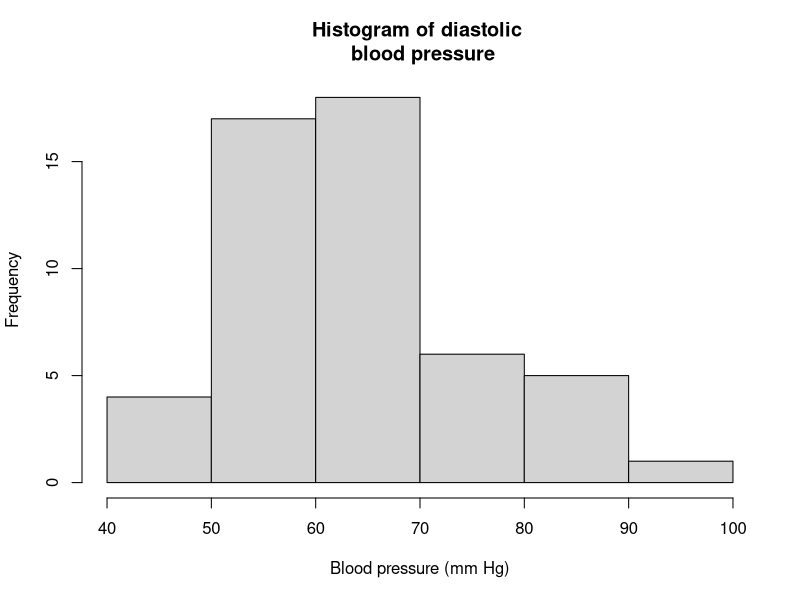
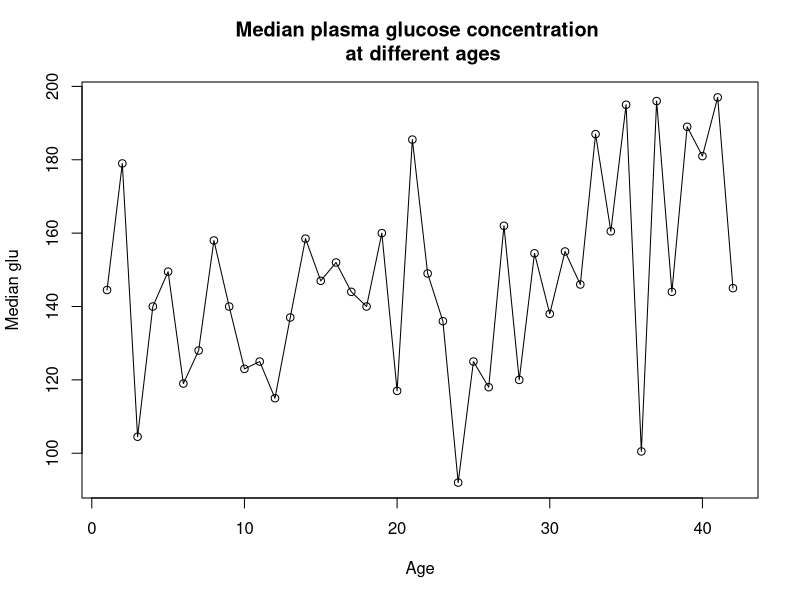
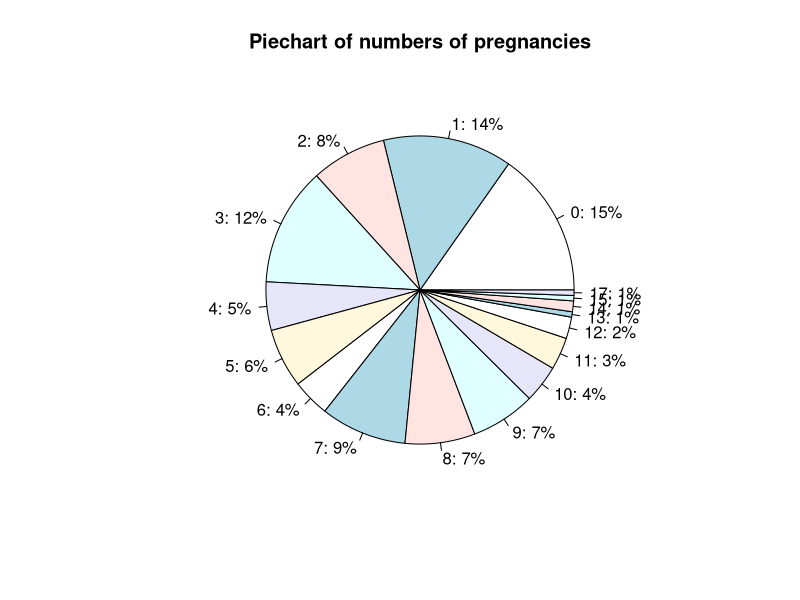
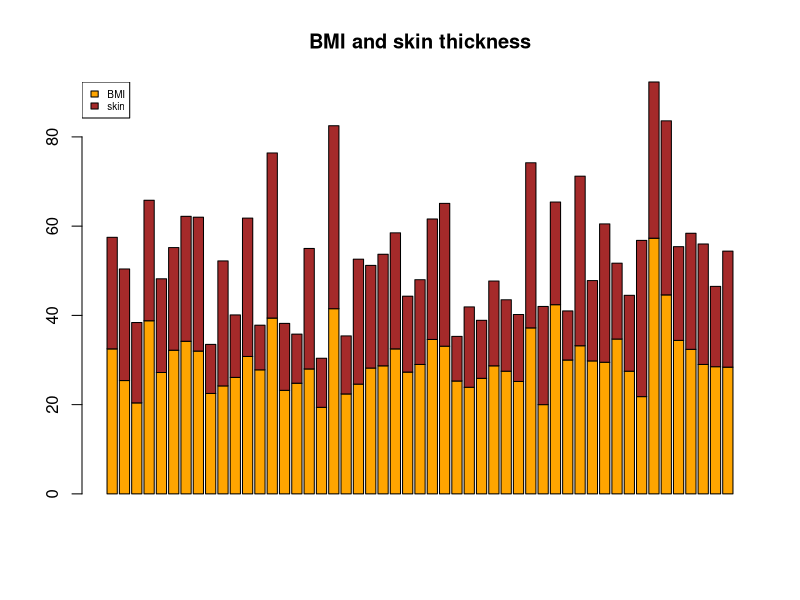
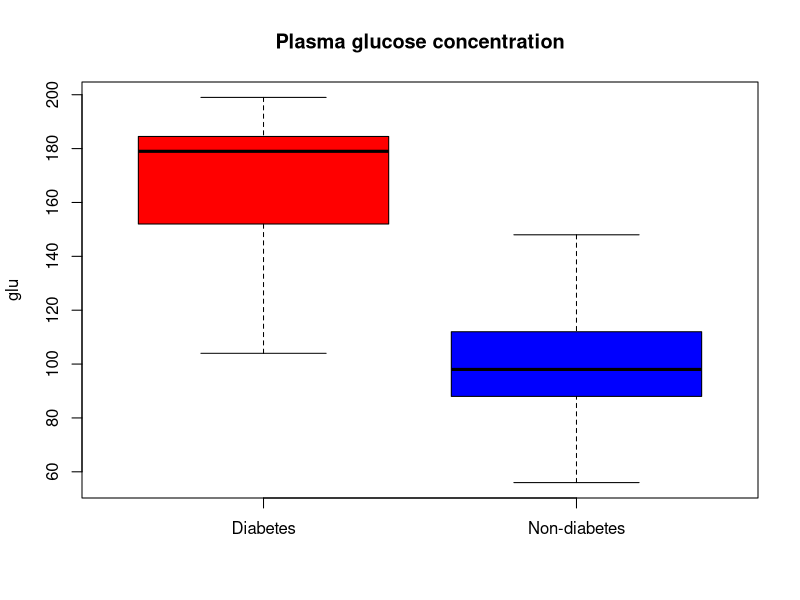

These figures' R source, in order:
# ggsave("high_dpi_image.png", plot = g4, dpi = 500)
# conda create -n pet r-base=4.4.1 python=3.12
# conda activate pet
# conda install r-ggplot2
# conda install r-httpuv
# conda install conda-forge::r-dplyr
# conda install conda-forge::r-tidyr
# conda install conda-forge::r-tidyverse
# conda install conda-forge::r-Seurat
# conda install conda-forge::r-pheatmap
# conda install conda-forge::r-GGally
# conda install conda-forge::r-class
# conda install conda-forge::r-pROC
# conda install conda-forge::r-caret

## 上机实践代码
library(MASS) # 加载MASS软件包
data(Pima.tr) # 加载Pima.tr数据集
Pima <- rbind(Pima.tr, Pima.te) # 合并数据集
# 抽取数据举例
Pima_n <- Pima[Pima$type == "No" & Pima$age == 22, ] # 抽取Pima数据集中年龄=22岁,非糖尿病患者的数据
# 直方图举例
hist(Pima_n$bp, main = "Histogram of diastolic \n blood pressure", xlab = "Blood pressure (mm Hg)") # 画出Pima_n中血压的直方图
# 折线图举例
Pima_y <- Pima[Pima$type == "Yes", ] # 抽取糖尿病患者的数据
medglu <- tapply(Pima_y$glu, Pima_y$age, median) # 计算每个年龄血糖的中位数
plot(medglu, xlab = "Age", ylab = "Median glu", type = "o") # 画出年龄与血糖的折线图
title("Median plasma glucose concentration \n at different ages")
# 饼图举例
xx <- Pima_y$npreg # 抽取怀孕次数的数据
t <- table(xx) # 计算频数
data <- as.data.frame(t) # 将频数表转换成数据框
colnames(data) <- c("npreg", "Freq") # 修改数据框的列名
percentage <- round(data$Freq / sum(data$Freq), 2) * 100 # 计算百分比
percentage <- paste0(percentage, "%") # 添加百分号
lb <- paste0(names(t), ": ", percentage) # 添加标签
pie(data$Freq, labels = lb) # 画出饼图
title("Piechart of numbers of pregnancies") # 添加标题
# 柱形图举例
barplot(rbind(Pima_n$bmi, Pima_n$skin), col = c("orange", "brown"))
legend("topleft", c("BMI", "skin"), cex = 0.6, fill = c("orange", "brown"))
title("BMI and skin thickness")
# 箱式图举例
Pima_y <- Pima[Pima$type == "Yes" & Pima$age == 22, ] # 抽取Pima数据集中年龄=22岁,糖尿病患者的数据
boxplot(Pima_y$glu, Pima_n$glu, names = c("Diabetes", "Non-diabetes"), ylab = "glu", col = c("red", "blue")) # 画出箱式图，比较糖尿病患者和非糖尿病患者的血糖浓度
title("Plasma glucose concentration")
